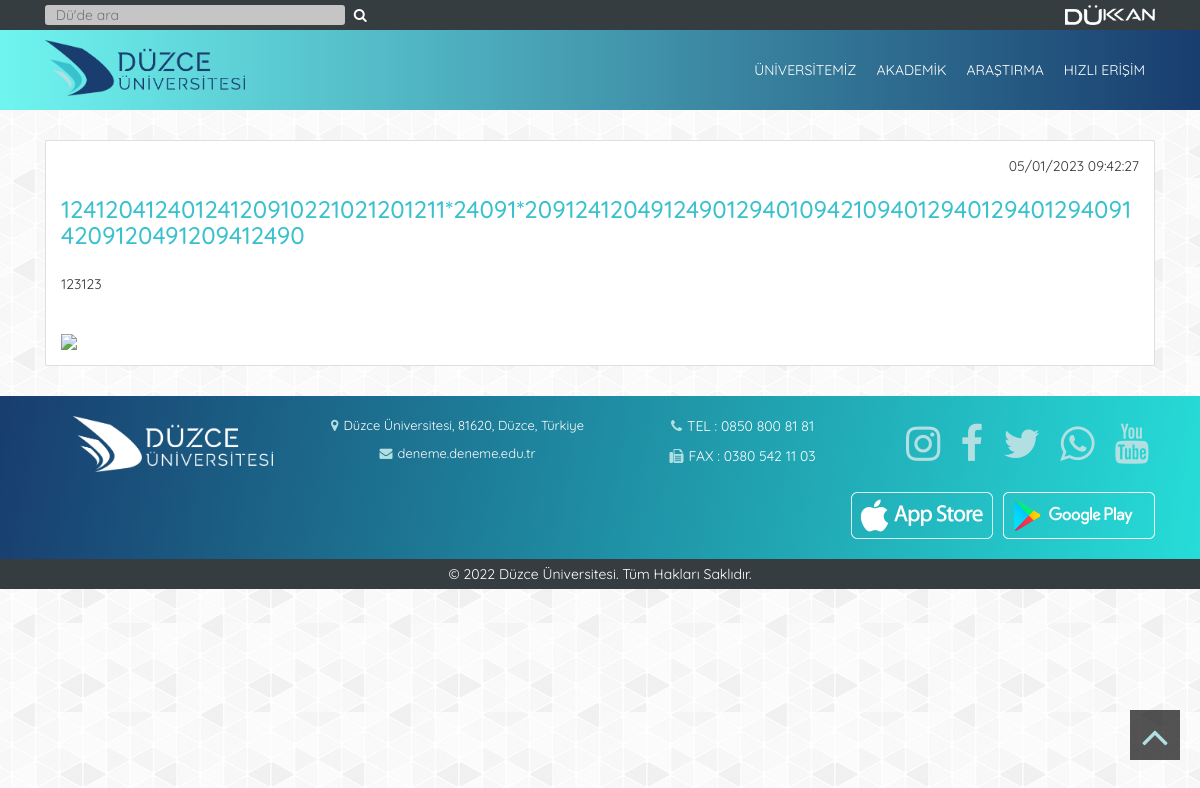
The app's page /duyurular/duyuru/121 with its own data.
### tables this page shows
CREATE TABLE IF NOT EXISTS `duyurular` (
  `id` int(11) NOT NULL AUTO_INCREMENT,
  `duyuruBaslik` varchar(255) NOT NULL,
  `duyuruIcerik` text NOT NULL,
  `duyuruGorsel` varchar(255) NOT NULL,
  `duyuruTarih` varchar(255) NOT NULL,
  PRIMARY KEY (`id`)
);

### application/helpers/layout_helper.php (called while the page is built, shortened)
<?php
function load_view($view, $data = NULL)
{
    $ci = get_instance();
    $ci->load->view("layout/header", $data);
    $ci->load->view($view, $data);
}
?>

### application/controllers/Duyurular.php (called while the page is built, shortened)
<?php
class Duyurular extends CI_Controller {
    public function duyuru($id)
    {
        $duyuru = $this->Duyurular_Model->get_duyuru($id);
        $data = [
            "duyuru" => $duyuru,
            "title"  => 'Düzce Üniversitesi - Duyurular'
        ];
        load_view("DuyuruDetay_View", $data);
    }
}
?>

### index.php (called while the page is built, shortened)
<?php
require_once BASEPATH.'core/CodeIgniter.php';

### application/models/Duyurular_Model.php (called while the page is built, shortened)
<?php
class Duyurular_Model extends CI_Model {
    public function get_duyuru($id)
    {
        return $this->db->select('*')->from('duyurular')->where('id', $id)->get()->row();
    }
}
?>

### application/views/DuyuruDetay_View.php (the view, shortened to what this page needs)
<div class="container">
    <div class="card haberdetay-kapsayici">
        <span class="haberdetay-tarih"><?php echo $duyuru->duyuruTarih; ?></span>
        <h3 class="haberdetay-baslik"><?php echo $duyuru->duyuruBaslik; ?></h3>
        <p class="haberdetay-aciklama"><?php echo $duyuru->duyuruIcerik; ?></p>
        <img class="haberdetay-resim" src="<?php echo base_url() ?>uploads/duyurular/<?php echo $duyuru->duyuruGorsel; ?>">
    </div>
</div>

### css/custom.css (style rules this page uses)
* { margin:0; padding:0; }
:root { --konseptRenk1 : #183d6e; --konseptRenk2 : #39c1cd; --konseptRenk3 : #b2e0e2; --konseptRenk4 : #0c2e5a; --headerKusakRengi : #363d41; --footerKusakRengi : #363d41; --headerRengi : linear-gradient(270deg, rgba(24,61,110,1) 0%, rgb(111, 245, 240) 100%); --footerRengi : linear-gradient(100deg, rgba(24,61,110,1) 0%, rgba(38,221,216,1) 100%); --hizliErisimAcilirMenuRengi : linear-gradient(359deg, rgba(24,61,110,1) 0%, rgb(1 1 17) 100%); --hamburgerMenuArkaplanRengi : aqua; --seffaflik :rgba(0, 0, 0, 0.67) !important; --navbarLinkHoverArkaplanRengi : #183d6e; --navbarLinkHoverYaziRengi : #fff; --ikonRenkleri : #b2e0e2; --footerYaziRenkleri : #fff; }
body { font-family: 'Quicksand' !important; position: relative; background-image: url("../img/background-pattern.png"); }
.haberdetay-kapsayici { margin-top:30px; margin-bottom:30px; }
.haberdetay-tarih { padding-left:15px; padding-right: 15px; padding-top:15px; display: flex; justify-content: right; }
.haberdetay-baslik { padding-left:15px; padding-right:15px; padding-bottom:15px; color:var(--konseptRenk2); }
.haberdetay-aciklama { padding-left:15px; padding-right:15px; padding-bottom:15px; word-wrap: break-word; white-space: pre-wrap; }
.haberdetay-resim { max-height: 700px; object-fit: contain; padding-top:15px; padding-bottom:15px; padding-left:15px; padding-right:15px; }

### records on screen
duyurular: duyuruTarih "05/01/2023 09:42:27", duyuruBaslik "12412041240124120910221021201211*24091*2091241204912490129401094210940129401294012940914209120491209412490", duyuruIcerik "123123"
